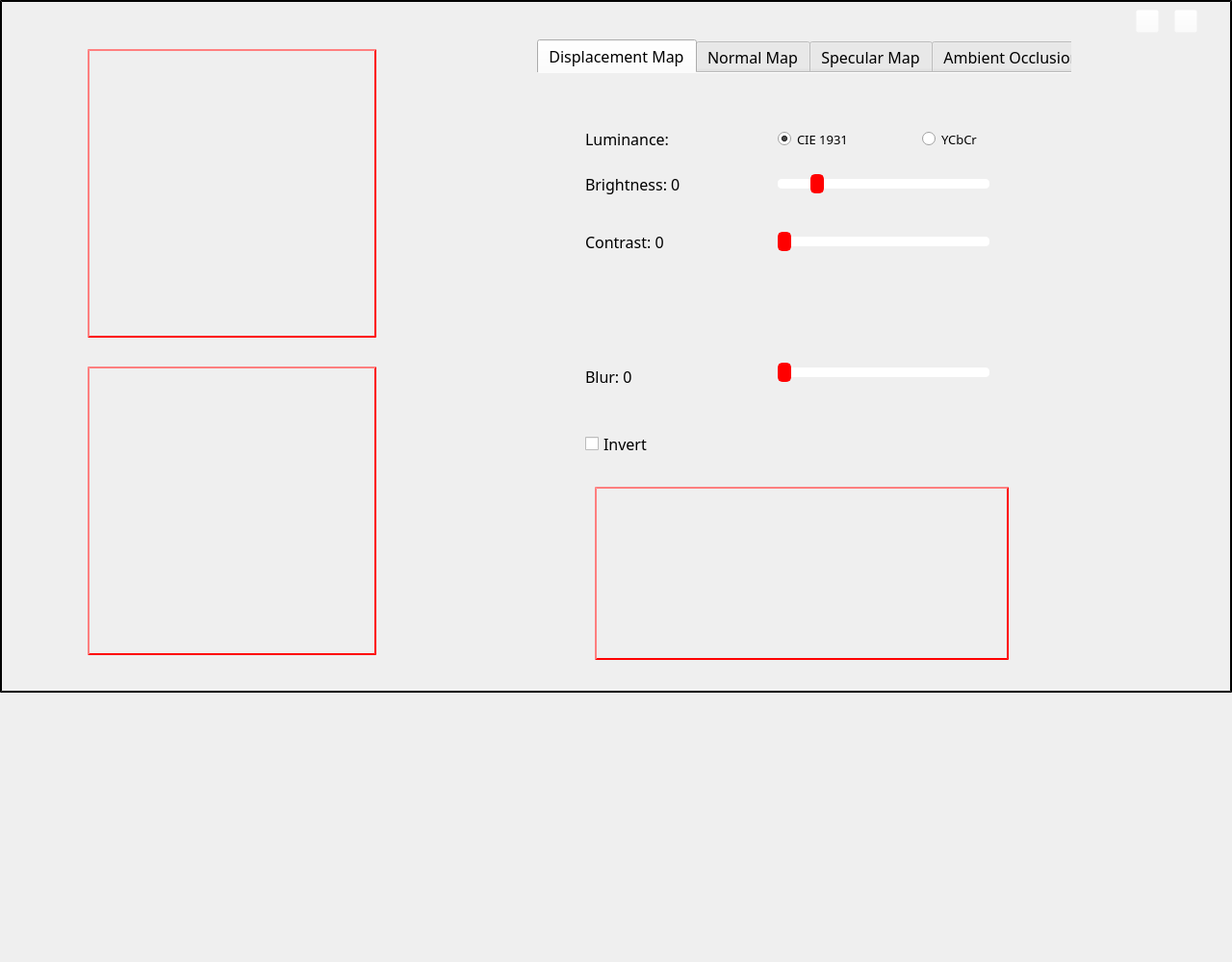
<?xml version="1.0" encoding="UTF-8"?>
<ui version="4.0">
 <class>MainWindow</class>
 <widget class="QMainWindow" name="MainWindow">
  <property name="windowModality">
   <enum>Qt::NonModal</enum>
  </property>
  <property name="geometry">
   <rect>
    <x>0</x>
    <y>0</y>
    <width>1280</width>
    <height>1000</height>
   </rect>
  </property>
  <property name="sizePolicy">
   <sizepolicy hsizetype="Preferred" vsizetype="Preferred">
    <horstretch>0</horstretch>
    <verstretch>0</verstretch>
   </sizepolicy>
  </property>
  <property name="maximumSize">
   <size>
    <width>16777215</width>
    <height>16777215</height>
   </size>
  </property>
  <property name="font">
   <font>
    <family>Chief Blueprint</family>
   </font>
  </property>
  <property name="windowTitle">
   <string>TexRoyal</string>
  </property>
  <property name="windowOpacity">
   <double>1.000000000000000</double>
  </property>
  <property name="styleSheet">
   <string notr="true"/>
  </property>
  <property name="toolButtonStyle">
   <enum>Qt::ToolButtonIconOnly</enum>
  </property>
  <property name="documentMode">
   <bool>false</bool>
  </property>
  <property name="tabShape">
   <enum>QTabWidget::Rounded</enum>
  </property>
  <widget class="QWidget" name="centralwidget">
   <property name="styleSheet">
    <string notr="true"/>
   </property>
   <widget class="QFrame" name="frame">
    <property name="enabled">
     <bool>true</bool>
    </property>
    <property name="geometry">
     <rect>
      <x>0</x>
      <y>0</y>
      <width>1280</width>
      <height>720</height>
     </rect>
    </property>
    <property name="sizePolicy">
     <sizepolicy hsizetype="Expanding" vsizetype="Expanding">
      <horstretch>0</horstretch>
      <verstretch>0</verstretch>
     </sizepolicy>
    </property>
    <property name="palette">
     <palette>
      <active/>
      <inactive/>
      <disabled/>
     </palette>
    </property>
    <property name="autoFillBackground">
     <bool>false</bool>
    </property>
    <property name="styleSheet">
     <string notr="true">background-image: url(:/img/img/background.png);
border-style: outset;
border-width: 2px;
border-color: black;
</string>
    </property>
    <property name="frameShape">
     <enum>QFrame::StyledPanel</enum>
    </property>
    <property name="frameShadow">
     <enum>QFrame::Plain</enum>
    </property>
   </widget>
   <widget class="QTabWidget" name="main_tab_widget">
    <property name="geometry">
     <rect>
      <x>558</x>
      <y>41</y>
      <width>555</width>
      <height>661</height>
     </rect>
    </property>
    <property name="sizePolicy">
     <sizepolicy hsizetype="Preferred" vsizetype="Preferred">
      <horstretch>0</horstretch>
      <verstretch>0</verstretch>
     </sizepolicy>
    </property>
    <property name="minimumSize">
     <size>
      <width>300</width>
      <height>500</height>
     </size>
    </property>
    <property name="font">
     <font>
      <family>Chief Blueprint</family>
      <pointsize>12</pointsize>
     </font>
    </property>
    <property name="styleSheet">
     <string notr="true">QSlider::groove:horizontal { 
	background-color: white;
	border: 0px solid #424242; 
	height: 10px; 
	border-radius: 4px;
}

QSlider::handle:horizontal { 
	background-color: red; 
	border: 2px solid red; 
	width: 10px; 
	height: 20px; 
	line-height: 20px; 
	margin-top: -5px; 
	margin-bottom: -5px; 
	border-radius: 5px; 
}

QSlider::handle:horizontal:hover { 
	border-radius: 7px;
}

</string>
    </property>
    <property name="tabShape">
     <enum>QTabWidget::Rounded</enum>
    </property>
    <property name="currentIndex">
     <number>0</number>
    </property>
    <property name="usesScrollButtons">
     <bool>false</bool>
    </property>
    <property name="documentMode">
     <bool>true</bool>
    </property>
    <widget class="QWidget" name="tab">
     <property name="sizePolicy">
      <sizepolicy hsizetype="Expanding" vsizetype="Expanding">
       <horstretch>0</horstretch>
       <verstretch>0</verstretch>
      </sizepolicy>
     </property>
     <property name="font">
      <font>
       <family>Chief Blueprint</family>
       <pointsize>12</pointsize>
      </font>
     </property>
     <property name="styleSheet">
      <string notr="true"/>
     </property>
     <attribute name="title">
      <string>Displacement Map</string>
     </attribute>
     <widget class="QLabel" name="label_contrast">
      <property name="geometry">
       <rect>
        <x>50</x>
        <y>160</y>
        <width>100</width>
        <height>30</height>
       </rect>
      </property>
      <property name="font">
       <font>
        <family>Chief Blueprint</family>
        <pointsize>12</pointsize>
       </font>
      </property>
      <property name="text">
       <string>Contrast: 0</string>
      </property>
     </widget>
     <widget class="QSlider" name="contrast_slider">
      <property name="geometry">
       <rect>
        <x>250</x>
        <y>165</y>
        <width>220</width>
        <height>20</height>
       </rect>
      </property>
      <property name="palette">
       <palette>
        <active>
         <colorrole role="WindowText">
          <brush brushstyle="SolidPattern">
           <color alpha="255">
            <red>0</red>
            <green>0</green>
            <blue>0</blue>
           </color>
          </brush>
         </colorrole>
         <colorrole role="Button">
          <brush brushstyle="SolidPattern">
           <color alpha="255">
            <red>0</red>
            <green>255</green>
            <blue>255</blue>
           </color>
          </brush>
         </colorrole>
         <colorrole role="Light">
          <brush brushstyle="SolidPattern">
           <color alpha="255">
            <red>127</red>
            <green>255</green>
            <blue>255</blue>
           </color>
          </brush>
         </colorrole>
         <colorrole role="Midlight">
          <brush brushstyle="SolidPattern">
           <color alpha="255">
            <red>63</red>
            <green>255</green>
            <blue>255</blue>
           </color>
          </brush>
         </colorrole>
         <colorrole role="Dark">
          <brush brushstyle="SolidPattern">
           <color alpha="255">
            <red>0</red>
            <green>127</green>
            <blue>127</blue>
           </color>
          </brush>
         </colorrole>
         <colorrole role="Mid">
          <brush brushstyle="SolidPattern">
           <color alpha="255">
            <red>0</red>
            <green>170</green>
            <blue>170</blue>
           </color>
          </brush>
         </colorrole>
         <colorrole role="Text">
          <brush brushstyle="SolidPattern">
           <color alpha="255">
            <red>0</red>
            <green>0</green>
            <blue>0</blue>
           </color>
          </brush>
         </colorrole>
         <colorrole role="BrightText">
          <brush brushstyle="SolidPattern">
           <color alpha="255">
            <red>255</red>
            <green>255</green>
            <blue>255</blue>
           </color>
          </brush>
         </colorrole>
         <colorrole role="ButtonText">
          <brush brushstyle="SolidPattern">
           <color alpha="255">
            <red>0</red>
            <green>0</green>
            <blue>0</blue>
           </color>
          </brush>
         </colorrole>
         <colorrole role="Base">
          <brush brushstyle="SolidPattern">
           <color alpha="255">
            <red>255</red>
            <green>255</green>
            <blue>255</blue>
           </color>
          </brush>
         </colorrole>
         <colorrole role="Window">
          <brush brushstyle="SolidPattern">
           <color alpha="255">
            <red>0</red>
            <green>255</green>
            <blue>255</blue>
           </color>
          </brush>
         </colorrole>
         <colorrole role="Shadow">
          <brush brushstyle="SolidPattern">
           <color alpha="255">
            <red>0</red>
            <green>0</green>
            <blue>0</blue>
           </color>
          </brush>
         </colorrole>
         <colorrole role="AlternateBase">
          <brush brushstyle="SolidPattern">
           <color alpha="255">
            <red>127</red>
            <green>255</green>
            <blue>255</blue>
           </color>
          </brush>
         </colorrole>
         <colorrole role="ToolTipBase">
          <brush brushstyle="SolidPattern">
           <color alpha="255">
            <red>255</red>
            <green>255</green>
            <blue>220</blue>
           </color>
          </brush>
         </colorrole>
         <colorrole role="ToolTipText">
          <brush brushstyle="SolidPattern">
           <color alpha="255">
            <red>0</red>
            <green>0</green>
            <blue>0</blue>
           </color>
          </brush>
         </colorrole>
         <colorrole role="PlaceholderText">
          <brush brushstyle="SolidPattern">
           <color alpha="128">
            <red>0</red>
            <green>0</green>
            <blue>0</blue>
           </color>
          </brush>
         </colorrole>
        </active>
        <inactive>
         <colorrole role="WindowText">
          <brush brushstyle="SolidPattern">
           <color alpha="255">
            <red>0</red>
            <green>0</green>
            <blue>0</blue>
           </color>
          </brush>
         </colorrole>
         <colorrole role="Button">
          <brush brushstyle="SolidPattern">
           <color alpha="255">
            <red>0</red>
            <green>255</green>
            <blue>255</blue>
           </color>
          </brush>
         </colorrole>
         <colorrole role="Light">
          <brush brushstyle="SolidPattern">
           <color alpha="255">
            <red>127</red>
            <green>255</green>
            <blue>255</blue>
           </color>
          </brush>
         </colorrole>
         <colorrole role="Midlight">
          <brush brushstyle="SolidPattern">
           <color alpha="255">
            <red>63</red>
            <green>255</green>
            <blue>255</blue>
           </color>
          </brush>
         </colorrole>
         <colorrole role="Dark">
          <brush brushstyle="SolidPattern">
           <color alpha="255">
            <red>0</red>
            <green>127</green>
            <blue>127</blue>
           </color>
          </brush>
         </colorrole>
         <colorrole role="Mid">
          <brush brushstyle="SolidPattern">
           <color alpha="255">
            <red>0</red>
            <green>170</green>
            <blue>170</blue>
           </color>
          </brush>
         </colorrole>
         <colorrole role="Text">
          <brush brushstyle="SolidPattern">
           <color alpha="255">
            <red>0</red>
            <green>0</green>
            <blue>0</blue>
           </color>
          </brush>
         </colorrole>
         <colorrole role="BrightText">
          <brush brushstyle="SolidPattern">
           <color alpha="255">
            <red>255</red>
            <green>255</green>
            <blue>255</blue>
           </color>
          </brush>
         </colorrole>
         <colorrole role="ButtonText">
          <brush brushstyle="SolidPattern">
           <color alpha="255">
            <red>0</red>
            <green>0</green>
            <blue>0</blue>
           </color>
          </brush>
         </colorrole>
         <colorrole role="Base">
          <brush brushstyle="SolidPattern">
           <color alpha="255">
            <red>255</red>
            <green>255</green>
            <blue>255</blue>
           </color>
          </brush>
         </colorrole>
         <colorrole role="Window">
          <brush brushstyle="SolidPattern">
           <color alpha="255">
            <red>0</red>
            <green>255</green>
            <blue>255</blue>
           </color>
          </brush>
         </colorrole>
         <colorrole role="Shadow">
          <brush brushstyle="SolidPattern">
           <color alpha="255">
            <red>0</red>
            <green>0</green>
            <blue>0</blue>
           </color>
          </brush>
         </colorrole>
         <colorrole role="AlternateBase">
          <brush brushstyle="SolidPattern">
           <color alpha="255">
            <red>127</red>
            <green>255</green>
            <blue>255</blue>
           </color>
          </brush>
         </colorrole>
         <colorrole role="ToolTipBase">
          <brush brushstyle="SolidPattern">
           <color alpha="255">
            <red>255</red>
            <green>255</green>
            <blue>220</blue>
           </color>
          </brush>
         </colorrole>
         <colorrole role="ToolTipText">
          <brush brushstyle="SolidPattern">
           <color alpha="255">
            <red>0</red>
            <green>0</green>
            <blue>0</blue>
           </color>
          </brush>
         </colorrole>
         <colorrole role="PlaceholderText">
          <brush brushstyle="SolidPattern">
           <color alpha="128">
            <red>0</red>
            <green>0</green>
            <blue>0</blue>
           </color>
          </brush>
         </colorrole>
        </inactive>
        <disabled>
         <colorrole role="WindowText">
          <brush brushstyle="SolidPattern">
           <color alpha="255">
            <red>0</red>
            <green>127</green>
            <blue>127</blue>
           </color>
          </brush>
         </colorrole>
         <colorrole role="Button">
          <brush brushstyle="SolidPattern">
           <color alpha="255">
            <red>0</red>
            <green>255</green>
            <blue>255</blue>
           </color>
          </brush>
         </colorrole>
         <colorrole role="Light">
          <brush brushstyle="SolidPattern">
           <color alpha="255">
            <red>127</red>
            <green>255</green>
            <blue>255</blue>
           </color>
          </brush>
         </colorrole>
         <colorrole role="Midlight">
          <brush brushstyle="SolidPattern">
           <color alpha="255">
            <red>63</red>
            <green>255</green>
            <blue>255</blue>
           </color>
          </brush>
         </colorrole>
         <colorrole role="Dark">
          <brush brushstyle="SolidPattern">
           <color alpha="255">
            <red>0</red>
            <green>127</green>
            <blue>127</blue>
           </color>
          </brush>
         </colorrole>
         <colorrole role="Mid">
          <brush brushstyle="SolidPattern">
           <color alpha="255">
            <red>0</red>
            <green>170</green>
            <blue>170</blue>
           </color>
          </brush>
         </colorrole>
         <colorrole role="Text">
          <brush brushstyle="SolidPattern">
           <color alpha="255">
            <red>0</red>
            <green>127</green>
            <blue>127</blue>
           </color>
          </brush>
         </colorrole>
         <colorrole role="BrightText">
          <brush brushstyle="SolidPattern">
           <color alpha="255">
            <red>255</red>
            <green>255</green>
            <blue>255</blue>
           </color>
          </brush>
         </colorrole>
         <colorrole role="ButtonText">
          <brush brushstyle="SolidPattern">
           <color alpha="255">
            <red>0</red>
            <green>127</green>
            <blue>127</blue>
           </color>
          </brush>
         </colorrole>
         <colorrole role="Base">
          <brush brushstyle="SolidPattern">
           <color alpha="255">
            <red>0</red>
            <green>255</green>
            <blue>255</blue>
           </color>
          </brush>
         </colorrole>
         <colorrole role="Window">
          <brush brushstyle="SolidPattern">
           <color alpha="255">
            <red>0</red>
            <green>255</green>
            <blue>255</blue>
           </color>
          </brush>
         </colorrole>
         <colorrole role="Shadow">
          <brush brushstyle="SolidPattern">
           <color alpha="255">
            <red>0</red>
            <green>0</green>
            <blue>0</blue>
           </color>
          </brush>
         </colorrole>
         <colorrole role="AlternateBase">
          <brush brushstyle="SolidPattern">
           <color alpha="255">
            <red>0</red>
            <green>255</green>
            <blue>255</blue>
           </color>
          </brush>
         </colorrole>
         <colorrole role="ToolTipBase">
          <brush brushstyle="SolidPattern">
           <color alpha="255">
            <red>255</red>
            <green>255</green>
            <blue>220</blue>
           </color>
          </brush>
         </colorrole>
         <colorrole role="ToolTipText">
          <brush brushstyle="SolidPattern">
           <color alpha="255">
            <red>0</red>
            <green>0</green>
            <blue>0</blue>
           </color>
          </brush>
         </colorrole>
         <colorrole role="PlaceholderText">
          <brush brushstyle="SolidPattern">
           <color alpha="128">
            <red>0</red>
            <green>0</green>
            <blue>0</blue>
           </color>
          </brush>
         </colorrole>
        </disabled>
       </palette>
      </property>
      <property name="styleSheet">
       <string notr="true">QSlider::groove:horizontal { 
	background-color: white;
	border: 0px solid #424242; 
	height: 10px; 
	border-radius: 4px;
}

QSlider::handle:horizontal { 
	background-color: red; 
	border: 2px solid red; 
	width: 10px; 
	height: 20px; 
	line-height: 20px; 
	margin-top: -5px; 
	margin-bottom: -5px; 
	border-radius: 5px; 
}

QSlider::handle:horizontal:hover { 
	border-radius: 7px;
}</string>
      </property>
      <property name="minimum">
       <number>0</number>
      </property>
      <property name="maximum">
       <number>100</number>
      </property>
      <property name="orientation">
       <enum>Qt::Horizontal</enum>
      </property>
     </widget>
     <widget class="QLabel" name="label_brightness">
      <property name="geometry">
       <rect>
        <x>50</x>
        <y>100</y>
        <width>121</width>
        <height>30</height>
       </rect>
      </property>
      <property name="sizePolicy">
       <sizepolicy hsizetype="Expanding" vsizetype="Expanding">
        <horstretch>0</horstretch>
        <verstretch>0</verstretch>
       </sizepolicy>
      </property>
      <property name="font">
       <font>
        <family>Chief Blueprint</family>
        <pointsize>12</pointsize>
       </font>
      </property>
      <property name="autoFillBackground">
       <bool>false</bool>
      </property>
      <property name="styleSheet">
       <string notr="true"/>
      </property>
      <property name="text">
       <string>Brightness: 0</string>
      </property>
     </widget>
     <widget class="QSlider" name="brightness_slider">
      <property name="geometry">
       <rect>
        <x>250</x>
        <y>105</y>
        <width>220</width>
        <height>20</height>
       </rect>
      </property>
      <property name="sizePolicy">
       <sizepolicy hsizetype="Expanding" vsizetype="Fixed">
        <horstretch>0</horstretch>
        <verstretch>0</verstretch>
       </sizepolicy>
      </property>
      <property name="palette">
       <palette>
        <active/>
        <inactive/>
        <disabled/>
       </palette>
      </property>
      <property name="cursor">
       <cursorShape>ArrowCursor</cursorShape>
      </property>
      <property name="focusPolicy">
       <enum>Qt::StrongFocus</enum>
      </property>
      <property name="autoFillBackground">
       <bool>false</bool>
      </property>
      <property name="styleSheet">
       <string notr="true">QSlider::groove:horizontal { 
	background-color: white;
	border: 0px solid #424242; 
	height: 10px; 
	border-radius: 4px;
}

QSlider::handle:horizontal { 
	background-color: red; 
	border: 2px solid red; 
	width: 10px; 
	height: 20px; 
	line-height: 20px; 
	margin-top: -5px; 
	margin-bottom: -5px; 
	border-radius: 5px; 
}

QSlider::handle:horizontal:hover { 
	border-radius: 7px;
}</string>
      </property>
      <property name="minimum">
       <number>-20</number>
      </property>
      <property name="maximum">
       <number>100</number>
      </property>
      <property name="orientation">
       <enum>Qt::Horizontal</enum>
      </property>
      <property name="invertedAppearance">
       <bool>false</bool>
      </property>
      <property name="invertedControls">
       <bool>false</bool>
      </property>
     </widget>
     <widget class="QCheckBox" name="invert_displacement_checkbox">
      <property name="geometry">
       <rect>
        <x>50</x>
        <y>370</y>
        <width>100</width>
        <height>30</height>
       </rect>
      </property>
      <property name="font">
       <font>
        <family>Chief Blueprint</family>
        <pointsize>12</pointsize>
       </font>
      </property>
      <property name="text">
       <string>Invert</string>
      </property>
      <property name="checked">
       <bool>false</bool>
      </property>
      <property name="tristate">
       <bool>false</bool>
      </property>
     </widget>
     <widget class="QLabel" name="label_displacement_blur">
      <property name="geometry">
       <rect>
        <x>50</x>
        <y>300</y>
        <width>81</width>
        <height>31</height>
       </rect>
      </property>
      <property name="font">
       <font>
        <family>Chief Blueprint</family>
        <pointsize>12</pointsize>
       </font>
      </property>
      <property name="text">
       <string>Blur: 0</string>
      </property>
     </widget>
     <widget class="QSlider" name="displacement_blur_slider">
      <property name="geometry">
       <rect>
        <x>250</x>
        <y>300</y>
        <width>220</width>
        <height>22</height>
       </rect>
      </property>
      <property name="maximum">
       <number>10</number>
      </property>
      <property name="orientation">
       <enum>Qt::Horizontal</enum>
      </property>
     </widget>
     <widget class="QFrame" name="chart_view">
      <property name="geometry">
       <rect>
        <x>60</x>
        <y>430</y>
        <width>430</width>
        <height>180</height>
       </rect>
      </property>
      <property name="styleSheet">
       <string notr="true">background-color: rgba(255, 255, 255, 0);
border-style: outset;
border-width: 2px;
border-radius: 0px;
border-color: red;
padding: 0px;
</string>
      </property>
      <property name="frameShape">
       <enum>QFrame::NoFrame</enum>
      </property>
      <property name="frameShadow">
       <enum>QFrame::Raised</enum>
      </property>
      <layout class="QHBoxLayout" name="horizontalLayout"/>
     </widget>
     <widget class="QLabel" name="label_luminance">
      <property name="geometry">
       <rect>
        <x>50</x>
        <y>60</y>
        <width>91</width>
        <height>16</height>
       </rect>
      </property>
      <property name="font">
       <font>
        <family>Chief Blueprint</family>
        <pointsize>12</pointsize>
       </font>
      </property>
      <property name="text">
       <string>Luminance:</string>
      </property>
     </widget>
     <widget class="QRadioButton" name="cie_radioButton">
      <property name="geometry">
       <rect>
        <x>250</x>
        <y>60</y>
        <width>82</width>
        <height>17</height>
       </rect>
      </property>
      <property name="font">
       <font>
        <family>Chief Blueprint</family>
        <pointsize>10</pointsize>
       </font>
      </property>
      <property name="text">
       <string>CIE 1931</string>
      </property>
      <property name="checked">
       <bool>true</bool>
      </property>
     </widget>
     <widget class="QRadioButton" name="radioButton">
      <property name="geometry">
       <rect>
        <x>400</x>
        <y>60</y>
        <width>82</width>
        <height>17</height>
       </rect>
      </property>
      <property name="font">
       <font>
        <family>Chief Blueprint</family>
        <pointsize>10</pointsize>
       </font>
      </property>
      <property name="text">
       <string>YCbCr</string>
      </property>
     </widget>
    </widget>
    <widget class="QWidget" name="tab_2">
     <property name="font">
      <font>
       <family>Chief Blueprint</family>
      </font>
     </property>
     <attribute name="title">
      <string>Normal Map</string>
     </attribute>
     <widget class="QLabel" name="label_strength">
      <property name="geometry">
       <rect>
        <x>80</x>
        <y>60</y>
        <width>111</width>
        <height>31</height>
       </rect>
      </property>
      <property name="font">
       <font>
        <family>Chief Blueprint</family>
        <pointsize>12</pointsize>
        <weight>50</weight>
        <italic>false</italic>
        <bold>false</bold>
       </font>
      </property>
      <property name="styleSheet">
       <string notr="true">QLabel{
font: 'Chief Blueprint';
}</string>
      </property>
      <property name="text">
       <string>Strength: 8</string>
      </property>
     </widget>
     <widget class="QSlider" name="strength_slider">
      <property name="geometry">
       <rect>
        <x>250</x>
        <y>60</y>
        <width>160</width>
        <height>22</height>
       </rect>
      </property>
      <property name="styleSheet">
       <string notr="true">QSlider::groove:horizontal { 
	background-color: white;
	border: 0px solid #424242; 
	height: 10px; 
	border-radius: 4px;
}

QSlider::handle:horizontal { 
	background-color: red; 
	border: 2px solid red; 
	width: 10px; 
	height: 20px; 
	line-height: 20px; 
	margin-top: -5px; 
	margin-bottom: -5px; 
	border-radius: 5px; 
}

QSlider::handle:horizontal:hover { 
	border-radius: 7px;
}</string>
      </property>
      <property name="minimum">
       <number>1</number>
      </property>
      <property name="maximum">
       <number>15</number>
      </property>
      <property name="pageStep">
       <number>10</number>
      </property>
      <property name="value">
       <number>8</number>
      </property>
      <property name="orientation">
       <enum>Qt::Horizontal</enum>
      </property>
     </widget>
     <widget class="QCheckBox" name="invert_red_checkBox">
      <property name="geometry">
       <rect>
        <x>80</x>
        <y>250</y>
        <width>121</width>
        <height>17</height>
       </rect>
      </property>
      <property name="font">
       <font>
        <family>Chief Blueprint</family>
        <pointsize>12</pointsize>
       </font>
      </property>
      <property name="text">
       <string>Invert Red</string>
      </property>
     </widget>
     <widget class="QCheckBox" name="invert_green_checkBox">
      <property name="geometry">
       <rect>
        <x>80</x>
        <y>300</y>
        <width>111</width>
        <height>17</height>
       </rect>
      </property>
      <property name="font">
       <font>
        <family>Chief Blueprint</family>
        <pointsize>12</pointsize>
       </font>
      </property>
      <property name="text">
       <string>Invert Green</string>
      </property>
     </widget>
     <widget class="QCheckBox" name="invert_height_checkBox">
      <property name="geometry">
       <rect>
        <x>80</x>
        <y>350</y>
        <width>121</width>
        <height>17</height>
       </rect>
      </property>
      <property name="font">
       <font>
        <family>Chief Blueprint</family>
        <pointsize>12</pointsize>
       </font>
      </property>
      <property name="text">
       <string>Invert Height</string>
      </property>
     </widget>
     <widget class="QLabel" name="label_exponent">
      <property name="geometry">
       <rect>
        <x>80</x>
        <y>120</y>
        <width>101</width>
        <height>16</height>
       </rect>
      </property>
      <property name="font">
       <font>
        <family>Chief Blueprint</family>
        <pointsize>12</pointsize>
        <weight>50</weight>
        <italic>false</italic>
        <bold>false</bold>
       </font>
      </property>
      <property name="styleSheet">
       <string notr="true">QLabel{
font: 'Chief Blueprint';
}</string>
      </property>
      <property name="text">
       <string>Exponent: 1</string>
      </property>
     </widget>
     <widget class="QSlider" name="exponent_slider">
      <property name="geometry">
       <rect>
        <x>250</x>
        <y>115</y>
        <width>160</width>
        <height>22</height>
       </rect>
      </property>
      <property name="styleSheet">
       <string notr="true">QSlider::groove:horizontal { 
	background-color: white;
	border: 0px solid #424242; 
	height: 10px; 
	border-radius: 4px;
}

QSlider::handle:horizontal { 
	background-color: red; 
	border: 2px solid red; 
	width: 10px; 
	height: 20px; 
	line-height: 20px; 
	margin-top: -5px; 
	margin-bottom: -5px; 
	border-radius: 5px; 
}

QSlider::handle:horizontal:hover { 
	border-radius: 7px;
}</string>
      </property>
      <property name="maximum">
       <number>10</number>
      </property>
      <property name="value">
       <number>5</number>
      </property>
      <property name="orientation">
       <enum>Qt::Horizontal</enum>
      </property>
     </widget>
     <widget class="QSlider" name="normalmap_blur_slider">
      <property name="geometry">
       <rect>
        <x>250</x>
        <y>170</y>
        <width>160</width>
        <height>22</height>
       </rect>
      </property>
      <property name="minimum">
       <number>0</number>
      </property>
      <property name="maximum">
       <number>10</number>
      </property>
      <property name="value">
       <number>0</number>
      </property>
      <property name="orientation">
       <enum>Qt::Horizontal</enum>
      </property>
      <property name="invertedAppearance">
       <bool>false</bool>
      </property>
      <property name="invertedControls">
       <bool>false</bool>
      </property>
      <property name="tickPosition">
       <enum>QSlider::NoTicks</enum>
      </property>
     </widget>
     <widget class="QLabel" name="label_normalmap_blur">
      <property name="geometry">
       <rect>
        <x>80</x>
        <y>180</y>
        <width>81</width>
        <height>16</height>
       </rect>
      </property>
      <property name="font">
       <font>
        <family>Chief Blueprint</family>
        <pointsize>12</pointsize>
        <weight>50</weight>
        <italic>false</italic>
        <bold>false</bold>
       </font>
      </property>
      <property name="styleSheet">
       <string notr="true">QLabel{
font: 'Chief Blueprint';
}</string>
      </property>
      <property name="text">
       <string>Blur: 0</string>
      </property>
     </widget>
    </widget>
    <widget class="QWidget" name="tab_3">
     <attribute name="title">
      <string>Specular Map</string>
     </attribute>
    </widget>
    <widget class="QWidget" name="tab_4">
     <attribute name="title">
      <string>Ambient Occlusion</string>
     </attribute>
    </widget>
   </widget>
   <widget class="QPushButton" name="minimizeButton">
    <property name="geometry">
     <rect>
      <x>1180</x>
      <y>10</y>
      <width>24</width>
      <height>24</height>
     </rect>
    </property>
    <property name="styleSheet">
     <string notr="true">image: url(:/img/img/minimize_icon.png);
background-color: rgba(255, 255, 255, 0);</string>
    </property>
    <property name="text">
     <string/>
    </property>
   </widget>
   <widget class="QPushButton" name="pushButton">
    <property name="geometry">
     <rect>
      <x>1220</x>
      <y>10</y>
      <width>24</width>
      <height>24</height>
     </rect>
    </property>
    <property name="styleSheet">
     <string notr="true">background-color: rgba(255, 255, 255, 0);
image: url(:/img/img/close_icon.png);</string>
    </property>
    <property name="text">
     <string/>
    </property>
   </widget>
   <widget class="QLabel" name="label_original_pic">
    <property name="geometry">
     <rect>
      <x>91</x>
      <y>51</y>
      <width>300</width>
      <height>300</height>
     </rect>
    </property>
    <property name="sizePolicy">
     <sizepolicy hsizetype="Fixed" vsizetype="Fixed">
      <horstretch>0</horstretch>
      <verstretch>0</verstretch>
     </sizepolicy>
    </property>
    <property name="minimumSize">
     <size>
      <width>300</width>
      <height>300</height>
     </size>
    </property>
    <property name="styleSheet">
     <string notr="true">border-style: outset;
border-width: 2px;
border-radius: 0px;
border-color: red;
padding: 2px;</string>
    </property>
    <property name="text">
     <string/>
    </property>
   </widget>
   <widget class="QLabel" name="label_processed_pic">
    <property name="geometry">
     <rect>
      <x>91</x>
      <y>381</y>
      <width>300</width>
      <height>300</height>
     </rect>
    </property>
    <property name="sizePolicy">
     <sizepolicy hsizetype="Fixed" vsizetype="Fixed">
      <horstretch>0</horstretch>
      <verstretch>0</verstretch>
     </sizepolicy>
    </property>
    <property name="minimumSize">
     <size>
      <width>300</width>
      <height>300</height>
     </size>
    </property>
    <property name="styleSheet">
     <string notr="true">border-style: outset;
border-width: 2px;
border-radius: 0px;
border-color: red;
padding: 2px;
</string>
    </property>
    <property name="text">
     <string/>
    </property>
   </widget>
  </widget>
 </widget>
 <resources/>
 <connections/>
</ui>
